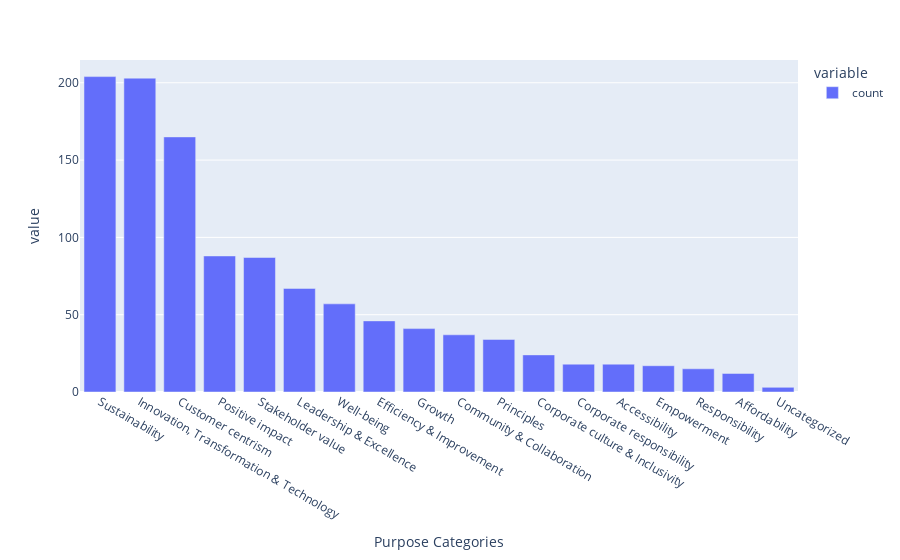

Notebook source saved alongside this figure:
### Code cell
dataf["Purpose Categories"].explode().value_counts().plot.bar()

### Figure 1 — Plotly figure (JSON) as saved in the notebook; plotly's stock layout.template omitted (floating-point values rounded to 4 significant figures)
{"data": [{"alignmentgroup": "True", "hovertemplate": "variable=count<br>Purpose Categories=%{x}<br>value=%{y}<extra></extra>", "legendgroup": "count", "marker": {"color": "#636efa", "pattern": {"shape": ""}}, "name": "count", "offsetgroup": "count", "orientation": "v", "showlegend": true, "textposition": "auto", "type": "bar", "x": ["Sustainability", "Innovation, Transformation & Technology", "Customer centrism", "Positive impact", "Stakeholder value", "Leadership & Excellence", "Well-being", "Efficiency & Improvement", "Growth", "Community & Collaboration", "Principles", "Corporate culture & Inclusivity", "Corporate responsibility", "Accessibility", "Empowerment", "Responsibility", "Affordability", "Uncategorized"], "xaxis": "x", "y": [204, 203, 165, 88, 87, 67, 57, 46, 41, 37, 34, 24, 18, 18, 17, 15, 12, 3], "yaxis": "y"}], "layout": {"barmode": "relative", "legend": {"title": {"text": "variable"}, "tracegroupgap": 0}, "margin": {"t": 60}, "xaxis": {"anchor": "y", "domain": [0, 1], "title": {"text": "Purpose Categories"}}, "yaxis": {"anchor": "x", "domain": [0, 1], "title": {"text": "value"}}}}
